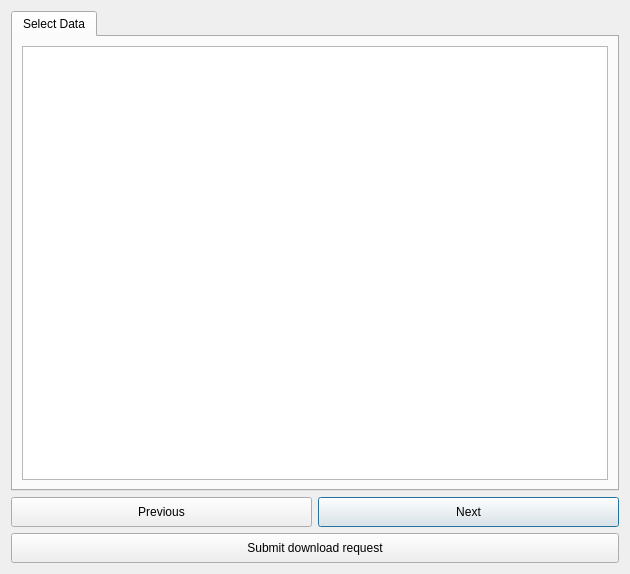
<?xml version="1.0" encoding="UTF-8"?>
<ui version="4.0">
 <class>DlgDownload</class>
 <widget class="QDialog" name="DlgDownload">
  <property name="windowModality">
   <enum>Qt::ApplicationModal</enum>
  </property>
  <property name="geometry">
   <rect>
    <x>0</x>
    <y>0</y>
    <width>630</width>
    <height>574</height>
   </rect>
  </property>
  <property name="sizePolicy">
   <sizepolicy hsizetype="Fixed" vsizetype="Fixed">
    <horstretch>0</horstretch>
    <verstretch>0</verstretch>
   </sizepolicy>
  </property>
  <property name="windowTitle">
   <string>Download raw data</string>
  </property>
  <layout class="QVBoxLayout" name="verticalLayout">
   <item>
    <widget class="QTabWidget" name="TabBox">
     <property name="sizePolicy">
      <sizepolicy hsizetype="Minimum" vsizetype="Expanding">
       <horstretch>0</horstretch>
       <verstretch>0</verstretch>
      </sizepolicy>
     </property>
     <property name="tabShape">
      <enum>QTabWidget::Rounded</enum>
     </property>
     <property name="currentIndex">
      <number>0</number>
     </property>
     <widget class="QWidget" name="SelectData">
      <attribute name="title">
       <string>Select Data</string>
      </attribute>
      <layout class="QVBoxLayout" name="verticalLayout_2">
       <item>
        <widget class="QTableView" name="data_view">
         <property name="selectionMode">
          <enum>QAbstractItemView::SingleSelection</enum>
         </property>
         <property name="selectionBehavior">
          <enum>QAbstractItemView::SelectRows</enum>
         </property>
         <property name="sortingEnabled">
          <bool>true</bool>
         </property>
         <attribute name="horizontalHeaderVisible">
          <bool>true</bool>
         </attribute>
         <attribute name="horizontalHeaderCascadingSectionResizes">
          <bool>true</bool>
         </attribute>
         <attribute name="horizontalHeaderStretchLastSection">
          <bool>true</bool>
         </attribute>
         <attribute name="verticalHeaderVisible">
          <bool>false</bool>
         </attribute>
         <attribute name="verticalHeaderShowSortIndicator" stdset="0">
          <bool>true</bool>
         </attribute>
        </widget>
       </item>
      </layout>
     </widget>
    </widget>
   </item>
   <item>
    <layout class="QGridLayout" name="gridLayout_3">
     <item row="0" column="1">
      <widget class="QPushButton" name="button_next">
       <property name="minimumSize">
        <size>
         <width>0</width>
         <height>30</height>
        </size>
       </property>
       <property name="text">
        <string>Next</string>
       </property>
      </widget>
     </item>
     <item row="1" column="0" colspan="2">
      <widget class="QPushButton" name="button_calculate">
       <property name="minimumSize">
        <size>
         <width>0</width>
         <height>30</height>
        </size>
       </property>
       <property name="text">
        <string>Submit download request</string>
       </property>
      </widget>
     </item>
     <item row="0" column="0">
      <widget class="QPushButton" name="button_prev">
       <property name="minimumSize">
        <size>
         <width>0</width>
         <height>30</height>
        </size>
       </property>
       <property name="text">
        <string>Previous</string>
       </property>
      </widget>
     </item>
    </layout>
   </item>
  </layout>
 </widget>
 <tabstops>
  <tabstop>TabBox</tabstop>
  <tabstop>button_prev</tabstop>
  <tabstop>button_next</tabstop>
  <tabstop>button_calculate</tabstop>
 </tabstops>
 <resources/>
 <connections/>
</ui>
